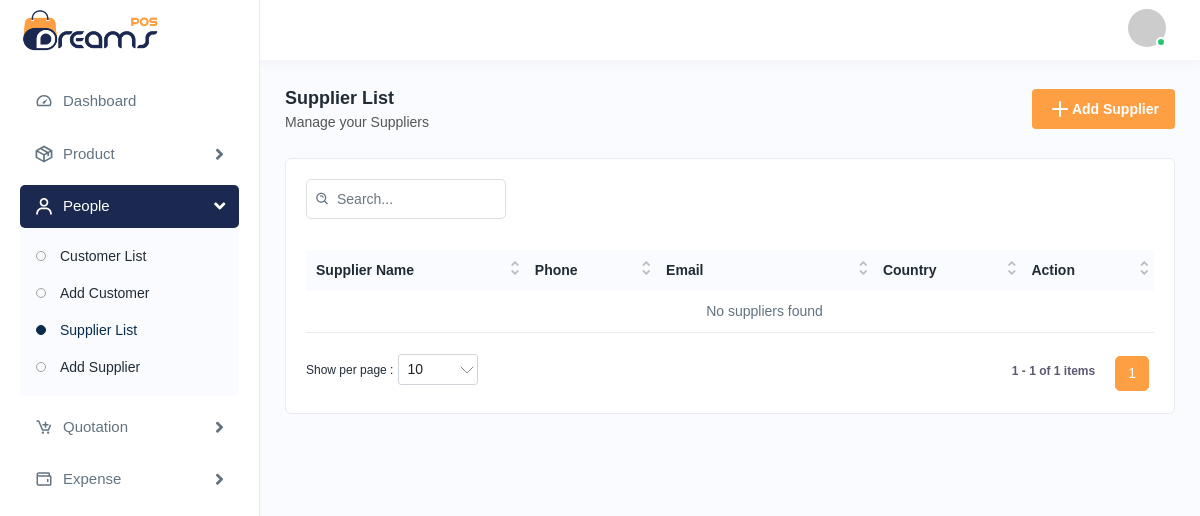
The page /suppliers/ (signed in) on the database as committed earlier.
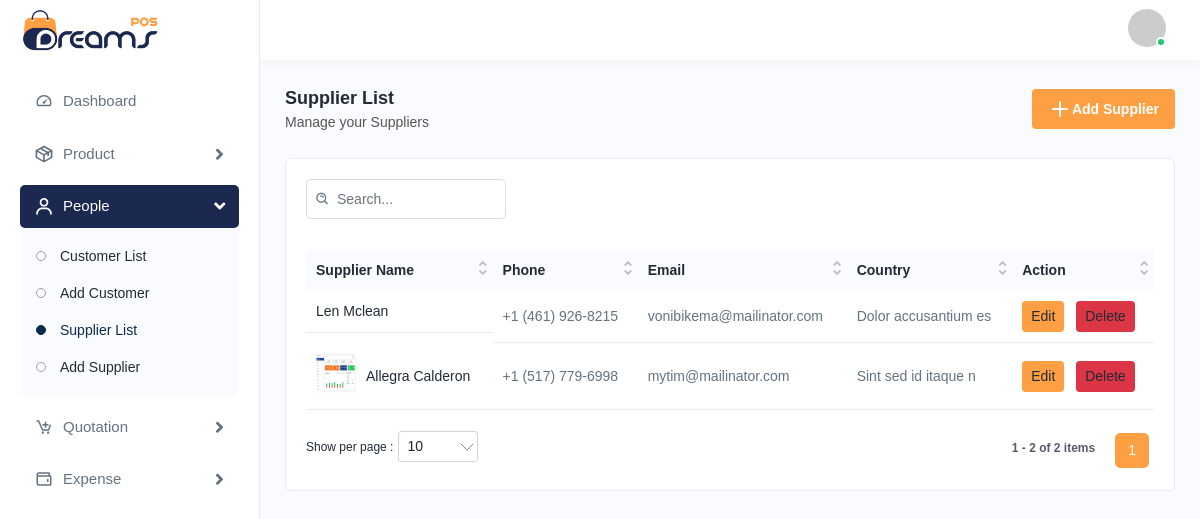
The same page on the database as committed later.
### mainapp/models.py (models this page shows)
class Supplier(models.Model):
    name = models.CharField(max_length=255)
    email = models.EmailField(null=True, blank=True)
    phone = models.CharField(max_length=20, null=True, blank=True)
    country = models.CharField(max_length=255, null=True, blank=True)
    city = models.CharField(max_length=255, null=True, blank=True)
    address = models.CharField(max_length=255, null=True, blank=True)
    description = models.TextField(null=True, blank=True)
    avatar = models.ImageField(upload_to="suppliers/", null=True, blank=True)
    created_at = models.DateTimeField(auto_now_add=True)
    updated_at = models.DateTimeField(auto_now=True)

### mainapp/views.py (the view)
# urls.py: path("suppliers/", views.suppliers_index, name="suppliers_index"),
@login_required
def suppliers_index(request):
    suppliers = Supplier.objects.order_by("name")
    return render(request, "suppliers/list.html", {"suppliers": suppliers})

### mainapp/templates/suppliers/list.html (shortened to what this page needs)
{% extends "base.html" %}
{% load static %}
{% block content %}
<div class="page-header">
    <div class="page-title">
        <h4>Supplier List</h4>
        <h6>Manage your Suppliers</h6>
    </div>
    <div class="page-btn">
        <a href="{% url 'suppliers_create' %}" class="btn btn-added">
            <img src="{% static 'img/icons/plus.svg' %}" alt="img">Add Supplier
        </a>
    </div>
</div>
<div class="card">
    <div class="card-body">
        <div class="table-top">
            <div class="search-set">
                <div class="search-input">
                    <a class="btn btn-searchset">
                        <img src="{% static 'img/icons/search-white.svg' %}" alt="img">
                    </a>
                </div>
            </div>
        </div>
        <div class="table-responsive">
            <table class="table datanew">
                <thead>
                    <tr>
                        <th>Supplier Name</th>
                        <th>Phone</th>
                        <th>Email</th>
                        <th>Country</th>
                        <th>Action</th>
                    </tr>
                </thead>
                <tbody>
                    {% for supplier in suppliers %}
                    <tr>
                        <td class="productimgname">
                            <a href="javascript:void(0);" class="product-img">
                                {% if supplier.avatar %}
                                <img src="{{ supplier.avatar.url }}" alt="supplier">
                                {% endif %}
                            </a>
                            <a href="javascript:void(0);">{{ supplier.name }}</a>
                        </td>
                        <td>{{ supplier.phone }}</td>
                        <td>{{ supplier.email }}</td>
                        <td>{{ supplier.country }}</td>
                        <td>
                            <a class="btn btn-sm btn-primary me-2" href="{% url 'suppliers_edit' supplier.pk %}">
                                Edit
                            </a>
                            <a class="btn btn-sm btn-danger" href="{% url 'suppliers_delete' supplier.pk %}">
                                Delete
                            </a>
                        </td>
                    </tr>
                    {% empty %}
                    <tr>
                        <td></td>
                        <td></td>
                        <td class="text-center">No suppliers found</td>
                        <td></td>
                        <td></td>
                    </tr>
                    {% endfor %}
                </tbody>
            </table>
        </div>
    </div>
</div>
{% endblock %}

Rows that differ between the two databases and show on the page:
added Supplier: avatar (picture), name "Allegra Calderon", phone "+1 (517) 779-6998", email "mytim@mailinator.com", country "Sint sed id itaque n"
added Supplier: name "Len Mclean", phone "+1 (461) 926-8215", email "vonibikema@mailinator.com", country "Dolor accusantium es"
Other text that changed with them:
text written by a page script: "1 1 - 1 of 1 items" → "1 1 - 2 of 2 items"
text no longer shown: "No suppliers found"
